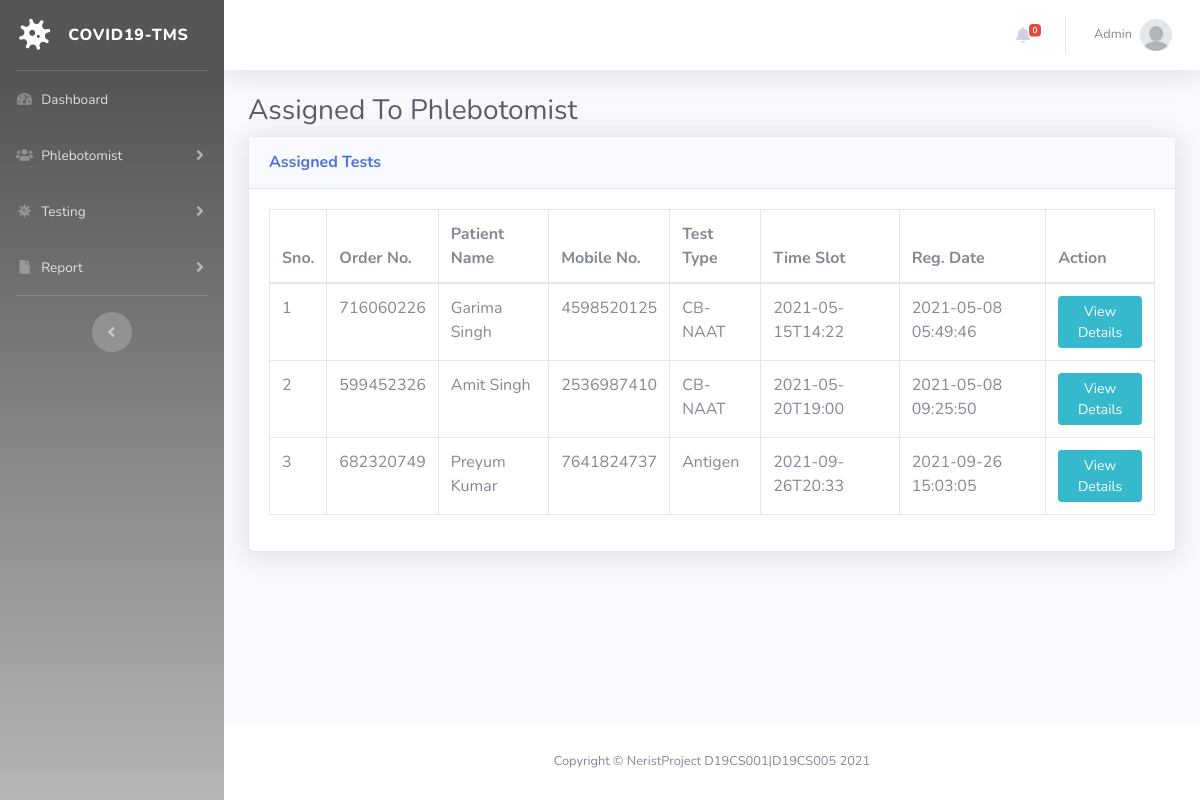
Page /assigned-test.php (signed in) on the committed database.
### tables this page shows
CREATE TABLE `tbltestrecord` (
  `Slno` int(11) NOT NULL,
  `Ordno` bigint(14) DEFAULT NULL,
  `Patientphno` bigint(14) DEFAULT NULL,
  `Testtype` varchar(100) DEFAULT NULL,
  `Testtime` varchar(120) DEFAULT NULL,
  `Reportstat` varchar(100) DEFAULT NULL,
  `Finreport` varchar(150) DEFAULT NULL,
  `Reportuptime` varchar(200) DEFAULT NULL,
  `Regdate` timestamp NULL DEFAULT current_timestamp(),
  `AsstoempId` varchar(150) DEFAULT NULL,
  `Asstoname` varchar(180) DEFAULT NULL,
  `Asstime` varchar(100) DEFAULT NULL
);

CREATE TABLE `tblpatients` (
  `Slno` int(11) NOT NULL,
  `FN` varchar(120) DEFAULT NULL,
  `Phno` bigint(12) DEFAULT NULL,
  `Dob` date DEFAULT NULL,
  `GovtId` varchar(150) DEFAULT NULL,
  `GovtIdno` varchar(150) DEFAULT NULL,
  `Fulladdrs` varchar(255) DEFAULT NULL,
  `State` varchar(200) DEFAULT NULL,
  `Regdate` timestamp NOT NULL DEFAULT current_timestamp()
);

### assigned-test.php (the view, shortened to what this page needs)
<?php session_start();
include_once('includes/config.php');
if (strlen($_SESSION['aid']==0)) {
  header('location:logout.php');
  } else{
?>
<!DOCTYPE html>
<html lang="en">
<head>
    <link href="vendor/fontawesome-free/css/all.min.css" rel="stylesheet" type="text/css">
    <link href="css/sb-admin-2.min.css" rel="stylesheet">
    <link href="vendor/datatables/dataTables.bootstrap4.min.css" rel="stylesheet">
</head>
<body id="page-top">
    <div id="wrapper">
  <?php include_once('includes/sidebar.php');?>
        <div id="content-wrapper" class="d-flex flex-column">
            <div id="content">
<?php include_once('includes/topbar.php');?>
                <div class="container-fluid">
                    <h1 class="h3 mb-2 text-gray-800">Assigned To Phlebotomist</h1>
                    <div class="card shadow mb-4">
                        <div class="card-header py-3">
                            <h6 class="m-0 font-weight-bold text-primary">Assigned Tests</h6>
                        </div>
                        <div class="card-body">
                            <div class="table-responsive">
                                <form name="assignto" method="post">
                    <table class="table table-bordered" id="dataTable" width="100%" cellspacing="0">
                                    <thead>
                                        <tr>
                                            <th>Sno.</th>
                                            <th>Order No.</th>
                                            <th>Patient Name</th>
                                            <th>Mobile No.</th>
                                            <th>Test Type</th>
                                            <th>Time Slot</th>
                                            <th>Reg. Date</th>
                                            <th>Action</th>
                                        </tr>
                                    </thead>
                                    <tbody>
<?php $query=mysqli_query($con,"select tbltestrecord.Ordno,tblpatients.FN,tblpatients.Phno,tbltestrecord.Testtype,tbltestrecord.Testtime,tbltestrecord.Regdate,tbltestrecord.Slno as testid from tbltestrecord
join tblpatients on tblpatients.Phno=tbltestrecord.Patientphno
where Reportstat='Assigned'
    ");
$cnt=1;
while($row=mysqli_fetch_array($query)){
?>
                                        <tr>
                                            <td><?php echo $cnt;?></td>
                                            <td><?php echo $row['Ordno'];?></td>
                                            <td><?php echo $row['FN'];?></td>
                                            <td><?php echo $row['Phno'];?></td>
                                            <td><?php echo $row['Testtype'];?></td>
                                            <td><?php echo $row['Testtime'];?></td>
                                             <td><?php echo $row['Regdate'];?></td>
                                            <td>
                                <a href="test-details.php?tid=<?php echo $row['testid'];?>&&oid=<?php echo $row['Ordno'];?>" class="btn btn-info btn-sm">View Details</a>
                            </td>
                                        </tr>
<?php $cnt++;} ?>
                                    </tbody>
                                </table>
                                     </form>
                            </div>
                        </div>
                    </div>
                </div>
            </div>
    <?php include_once('includes/footer.php');?>
        </div>
    </div>
</body>
</html>
<?php } ?>

### includes/topbar.php (shortened to what this page needs)
      <nav class="navbar navbar-expand navbar-light bg-white topbar mb-4 static-top shadow">
            <?php if($_SESSION['aid']):?>
                    <ul class="navbar-nav ml-auto">
<?php $query=mysqli_query($con,"select * from tbltestrecord where Reportstat is null");
$count=mysqli_num_rows($query);
?>
                        <li class="nav-item dropdown no-arrow mx-1">
                            <a class="nav-link dropdown-toggle" href="#" id="alertsDropdown" role="button"
                                data-toggle="dropdown" aria-haspopup="true" aria-expanded="false">
                                <i class="fas fa-bell fa-fw"></i>
                                <span class="badge badge-danger badge-counter"><?php echo $count;?></span>
                            </a>
                        </li>
                        <li class="nav-item dropdown no-arrow">
                            <a class="nav-link dropdown-toggle" href="#" id="userDropdown" role="button"
                                data-toggle="dropdown" aria-haspopup="true" aria-expanded="false">
                <?php
$adid=$_SESSION['aid'];
$ret1=mysqli_query($con,"select Adname from tbladmin where ID='$adid'");
while($row1=mysqli_fetch_array($ret1)){
?>
                                <span class="mr-2 d-none d-lg-inline text-gray-600 small"><?php  echo $row1['Adname'];?></span>
                           <?php } ?>
                                <img class="img-profile rounded-circle"
                                    src="img/undraw_profile.png">
                            </a>
                        </li>
                    </ul>
                <?php endif;?>
                </nav>

### rows in the picture
tbltestrecord: Ordno "716060226", tblpatients.FN "Garima Singh", tblpatients.Phno "4598520125", Testtype "CB-NAAT", Testtime "2021-05-15T14:22", Regdate "2021-05-08 05:49:46"
tbltestrecord: Ordno "599452326", tblpatients.FN "Amit Singh", tblpatients.Phno "2536987410", Testtype "CB-NAAT", Testtime "2021-05-20T19:00", Regdate "2021-05-08 09:25:50"
tbltestrecord: Ordno "682320749", tblpatients.FN "Preyum Kumar", tblpatients.Phno "7641824737", Testtype "Antigen", Testtime "2021-09-26T20:33", Regdate "2021-09-26 15:03:05"

### other values in the picture
$count "0"
$row1['Adname'] "Admin"
